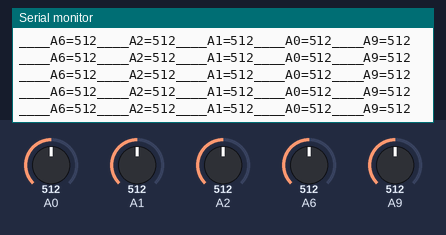
This sketch was run on a simulated Arduino Mega 2560, built with avr-gcc and run on an emulated ATmega2560. On the bench: the last lines printed to the serial monitor. Inputs (shaded band) come from the test bench; at power-on: A0 = 512, A1 = 512, A2 = 512, A6 = 512, A9 = 512.

Above: at 1.2 s.
1.3 s: A0 set to 716
At 1.57 s:
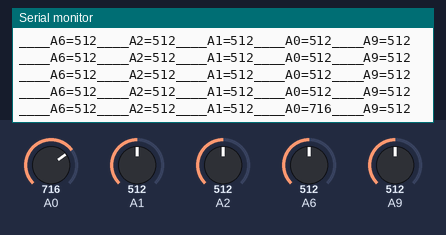
2.8 s: A1 set to 716
At 2.98 s:
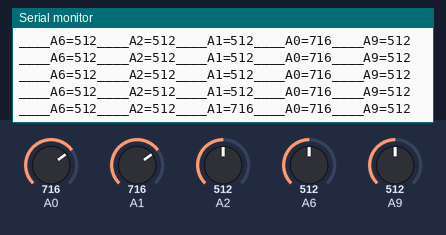
4.3 s: A2 set to 716
At 4.39 s:
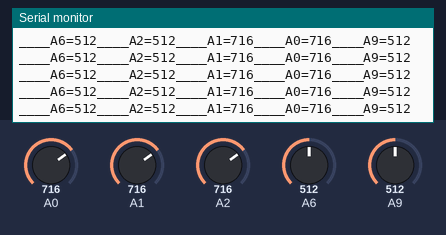
5.8 s: A6 set to 716
At 5.8 s:
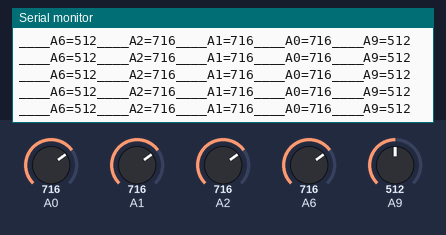
7.3 s: A9 set to 716
At 7.42 s:
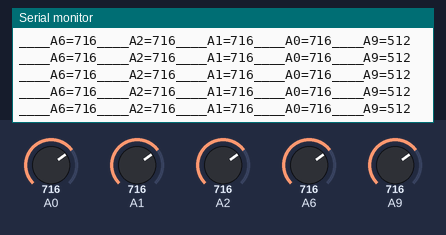
8.8 s: A0 set to 992
At 8.83 s:
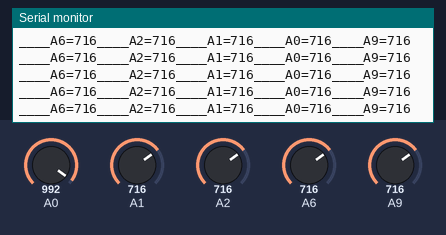

Measured:
- after the input at 1.3 s, the serial monitor: prints a new line after 0.11 s (image 1)
- after the input at 2.8 s, the serial monitor: prints a new line at once (image 2)

The sketch:

Test.ino
```cpp
void setup() {
  // put your setup code here, to run once:
pinMode(A0,INPUT);
pinMode(A6,INPUT);
pinMode(A2,INPUT);
pinMode(A3,INPUT);
Serial.begin(96000);
}

void loop() {
  Serial.print("____A6=");
  Serial.print(analogRead(A6));
  Serial.print("____A2=");
  Serial.print(analogRead(A2));
  Serial.print("____A1=");
  Serial.print(analogRead(A1));
  Serial.print("____A0=");
  Serial.print(analogRead(A0));
  Serial.print("____A9=");
  Serial.print(analogRead(A9));
  Serial.println();
  delay(200);


}
```
